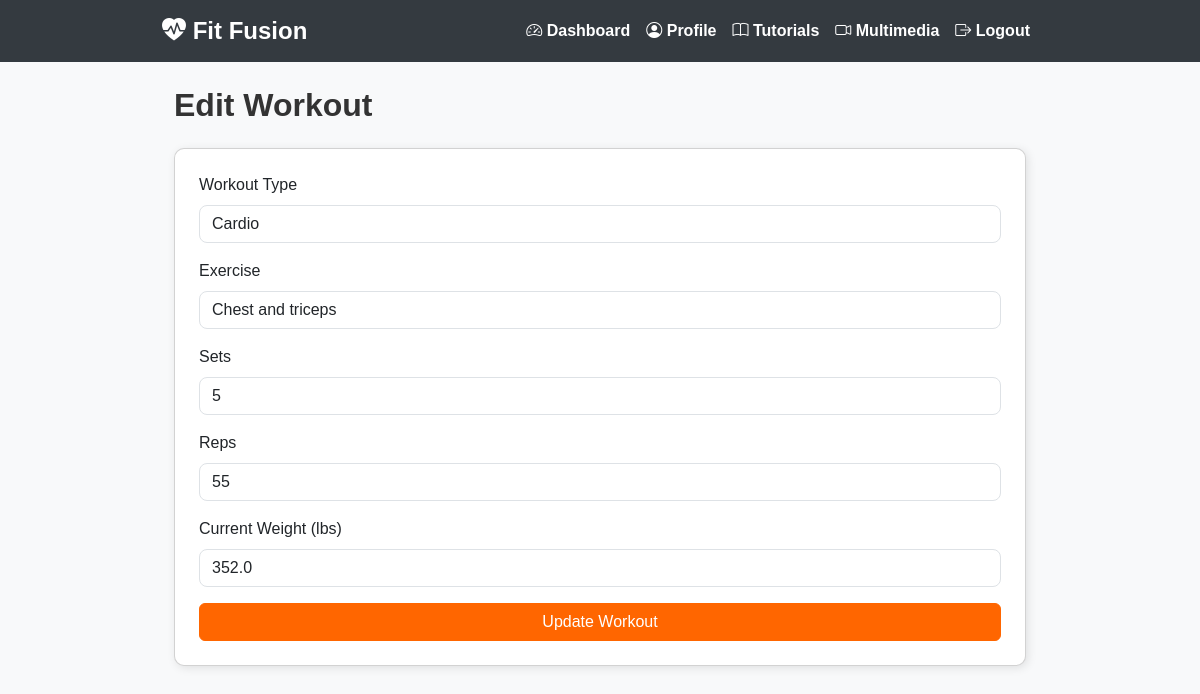
/edit_workout/3 (signed in), run on an earlier commit of the app's database.
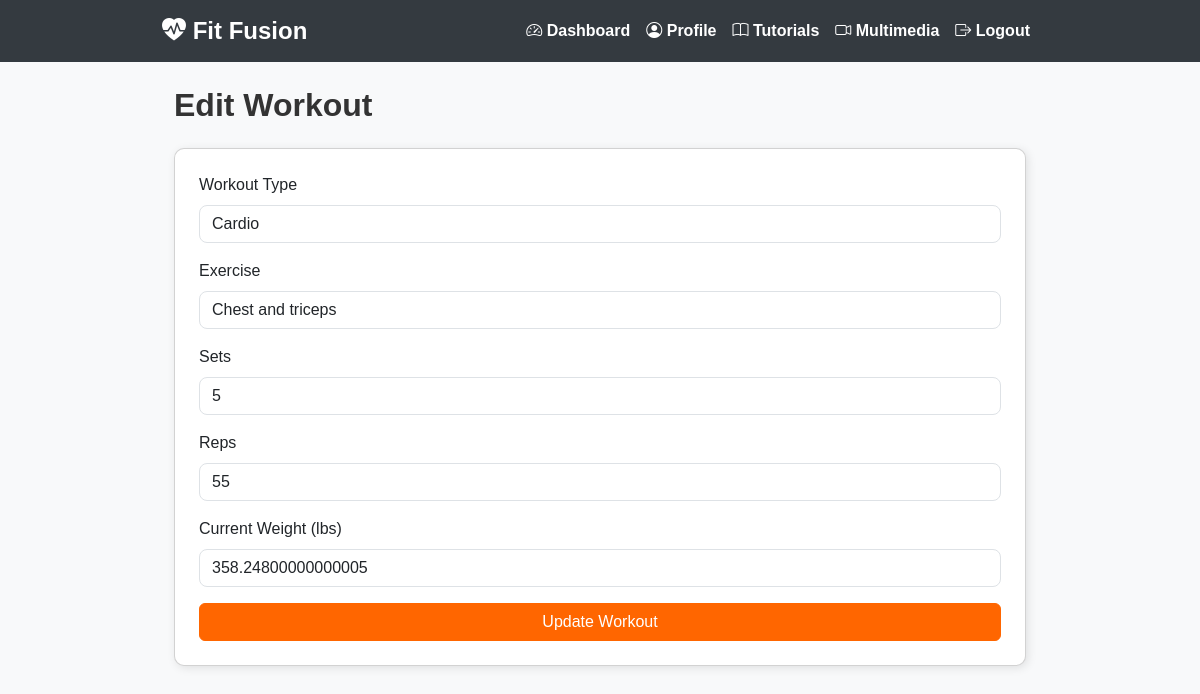
And on a later commit of the database.
### app.py (models this page shows)
class WorkoutLog(db.Model):
    id = db.Column(db.Integer, primary_key=True)
    user_id = db.Column(db.Integer, db.ForeignKey('user.id'), nullable=False)
    workout_type = db.Column(db.String(50), nullable=False)
    exercise = db.Column(db.String(100), nullable=False)
    sets = db.Column(db.Integer, nullable=False)
    reps = db.Column(db.Integer, nullable=False)
    weight = db.Column(db.Float, nullable=True)  # Stored in kg
    date = db.Column(db.DateTime, default=datetime.utcnow)
    user = db.relationship('User', backref=db.backref('workouts', lazy=True))

### app.py (the view, shortened to what this page needs)
@app.route('/edit_workout/<int:workout_id>', methods=['GET', 'POST'])
def edit_workout(workout_id):
    if 'user_id' not in session:
        flash('Please log in to edit workouts.', 'warning')
        return redirect(url_for('login'))
    workout = WorkoutLog.query.get_or_404(workout_id)
    if workout.user_id != session['user_id']:
        flash('Unauthorized action.', 'danger')
        return redirect(url_for('dashboard'))
    return render_template('edit_workout.html', workout=workout)

### templates/edit_workout.html (shortened to what this page needs)
{% extends "base.html" %}
{% block content %}
<div class="container mt-4">
  <h2 class="mb-4">Edit Workout</h2>
  <div class="card p-4">
    <form method="POST" action="{{ url_for('edit_workout', workout_id=workout.id) }}">
      <div class="mb-3">
        <label class="form-label">Workout Type</label>
        <select name="workout_type" class="form-control">
          <option value="Cardio" {% if workout.workout_type == 'Cardio' %}selected{% endif %}>Cardio</option>
        </select>
      </div>
      <div class="mb-3">
        <label class="form-label">Exercise</label>
        <input type="text" name="exercise" class="form-control" value="{{ workout.exercise }}" required>
      </div>
      <div class="mb-3">
        <label class="form-label">Sets</label>
        <input type="number" name="sets" class="form-control" value="{{ workout.sets }}" required>
      </div>
      <div class="mb-3">
        <label class="form-label">Reps</label>
        <input type="number" name="reps" class="form-control" value="{{ workout.reps }}" required>
      </div>
      <div class="mb-3">
        <label class="form-label">Current Weight (lbs)</label>
        <input type="number" step="0.1" name="weight" class="form-control" value="{{ workout.weight * 2.20462 | round(1) if workout.weight else '' }}">
      </div>
      <button type="submit" class="btn btn-primary w-100">Update Workout</button>
    </form>
  </div>
</div>
{% endblock %}

What changed in the data, as far as the page shows it:
changed WorkoutLog "Cardio": weight "352.0" → "358.24800000000005"
